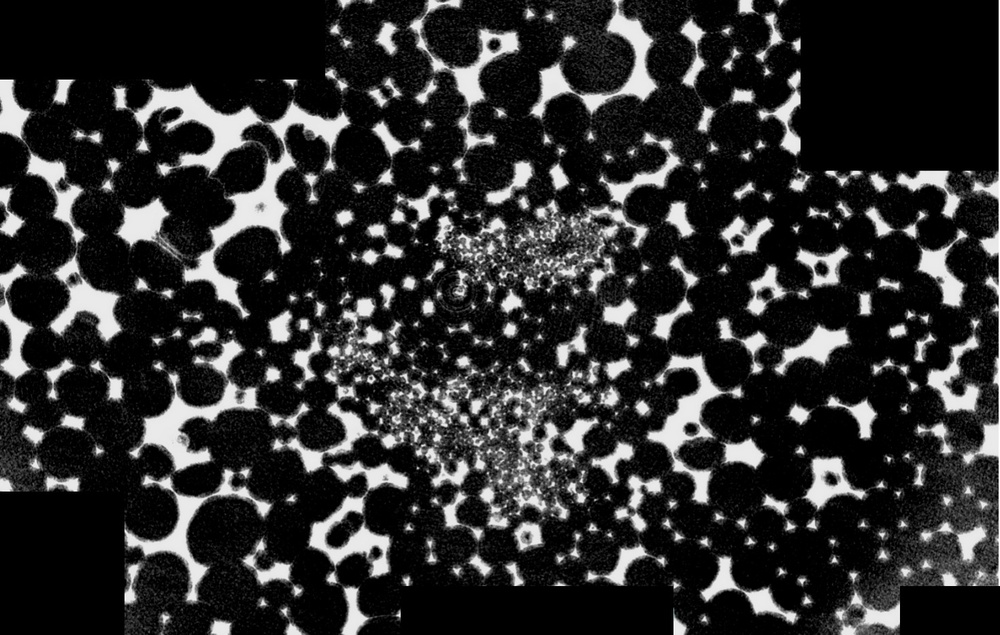
#> input picture XY_Modified_draft/xy009.JPG, 1000 x 635 px, shrunk from 1470 x 934 before the run, found by its file name
$ jupyter execute Method1.ipynb
#> lines starting #> are read from the running program, lines starting #| are printed output that depends on the picture; after the words box and inside, x2 and y2 are one past the last pixel; in counts of white or black regions, pixels touching at a corner belong together
[cell 1]
import cv2
import numpy as np
import matplotlib.pyplot as plt

[cell 2]
image_path = r'XY_Modified\xy009.JPG'  # Cambia a la ruta de tu imagen
image = cv2.imread(image_path, cv2.IMREAD_GRAYSCALE)

[cell 3]
lower_black = 0   # Valor mínimo para el negro
upper_black = 150 # Valor máximo para incluir tonos negros y pálidos
binary_mask = cv2.inRange(image, lower_black, upper_black)
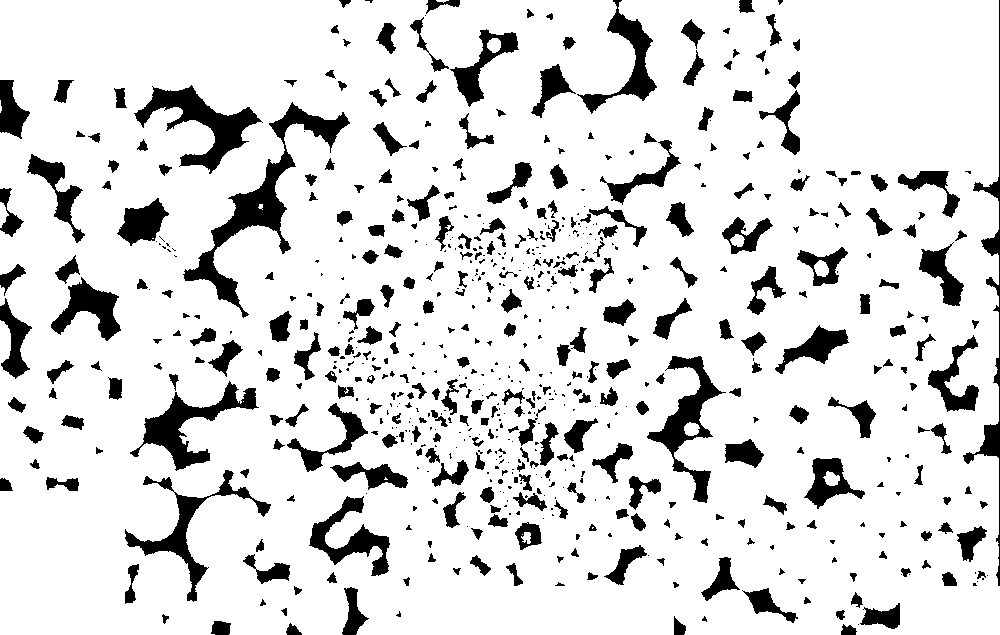
#> binary_mask: shape (635, 1000); 86.2% white; 674 black regions (306 under 20 px), largest, box (x1, y1, x2, y2) and area: (183, 102, 350, 318) 5423, (134, 85, 263, 174) 3599, (130, 381, 259, 471) 3128

[cell 4]
#binary_result = cv2.bitwise_not(binary_mask)
binary_result = binary_mask.copy()  # Las áreas negras permanecen negras (255 en máscara)

[cell 5]
plt.figure(figsize=(12, 12))
plt.imshow(binary_result, cmap='gray')
plt.axis('off')
plt.title("Imagen binaria (negros como negro, claros como blanco)")
plt.show()

[cell 6]
distance_transform = cv2.distanceTransform(binary_result, cv2.DIST_L2, 5)
_, sure_fg = cv2.threshold(distance_transform, 0.05 * distance_transform.max(), 255, 0)
#> sure_fg: shape (635, 1000) float32; 54.6% white; 121 black regions, largest, box (x1, y1, x2, y2) and area: (263, 0, 687, 635) 103914, (108, 79, 356, 324) 20650, (119, 307, 277, 610) 18796
sure_fg = np.uint8(sure_fg)

[cell 7]
# Generar la máscara binaria de las áreas negras
binary_mask = cv2.inRange(image, lower_black, upper_black)

# Asegurar que lo negro sea región de interés y lo blanco sea fondo
binary_result = binary_mask.copy()  # Las áreas negras permanecen negras (255 en máscara)
kernel = cv2.getStructuringElement(cv2.MORPH_ELLIPSE, (3, 3))
eroded_binary_result = cv2.erode(binary_result, kernel, iterations=1)
#> eroded_binary_result: shape (635, 1000); 82% white; 515 black regions (126 under 20 px), largest, box (x1, y1, x2, y2) and area: (182, 101, 351, 319) 6252, (133, 84, 264, 175) 4080, (129, 373, 260, 472) 3751

# Aplicar la transformación de distancia
distance_transform = cv2.distanceTransform(binary_result, cv2.DIST_L2, 5)

# Aplicar un umbral adaptativo sobre la transformada de distancia
_, sure_fg = cv2.threshold(distance_transform, 0.1 * distance_transform.max(), 255, 0)
#> sure_fg: shape (635, 1000) float32; 28.3% white; 178 white regions (23 under 20 px), largest, box (x1, y1, x2, y2) and area: (0, 0, 385, 180) 30145, (788, 0, 986, 171) 28620, (0, 300, 178, 635) 26036
sure_fg = np.uint8(sure_fg)

# Detectar áreas desconocidas
unknown = cv2.subtract(binary_result, sure_fg)

# Etiquetar los componentes conectados (burbujas iniciales)
_, markers = cv2.connectedComponents(sure_fg)
#> markers: shape (635, 1000) int32; 179 distinct labels, from 0 to 178

# Incrementar los marcadores para diferenciar fondo y áreas
markers = markers + 1
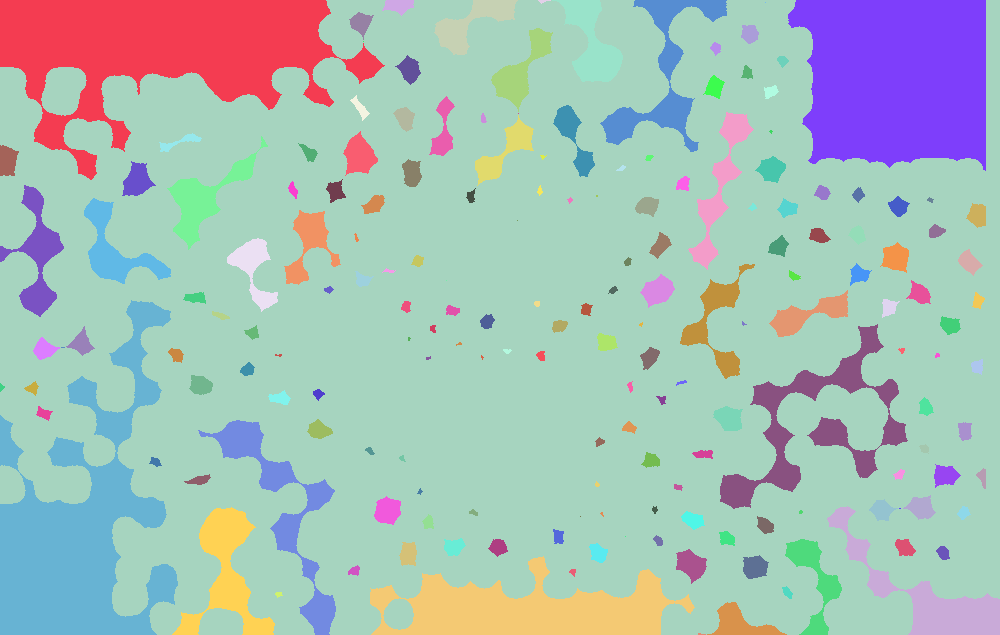
#> markers: shape (635, 1000) int32; 179 distinct labels, from 1 to 179; one colour per label, 0 black

# Marcar las áreas desconocidas como 0
markers[unknown == 255] = 0
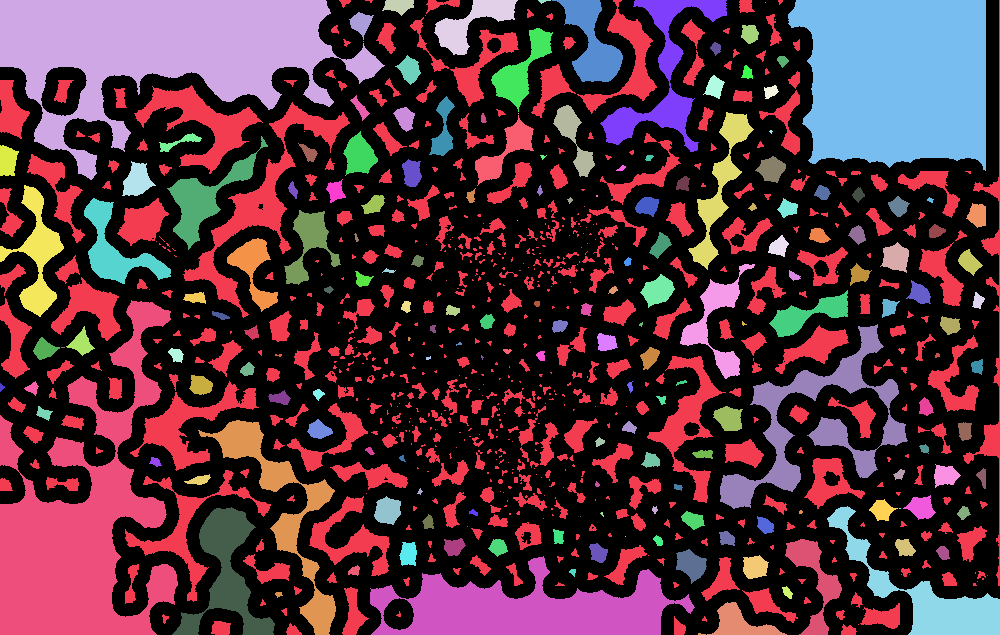
#> markers: shape (635, 1000) int32; 180 distinct labels, from 0 to 179; one colour per label, 0 black

# Aplicar segmentación por marcadores
image_color = cv2.cvtColor(binary_result, cv2.COLOR_GRAY2BGR)
markers = cv2.watershed(image_color, markers)
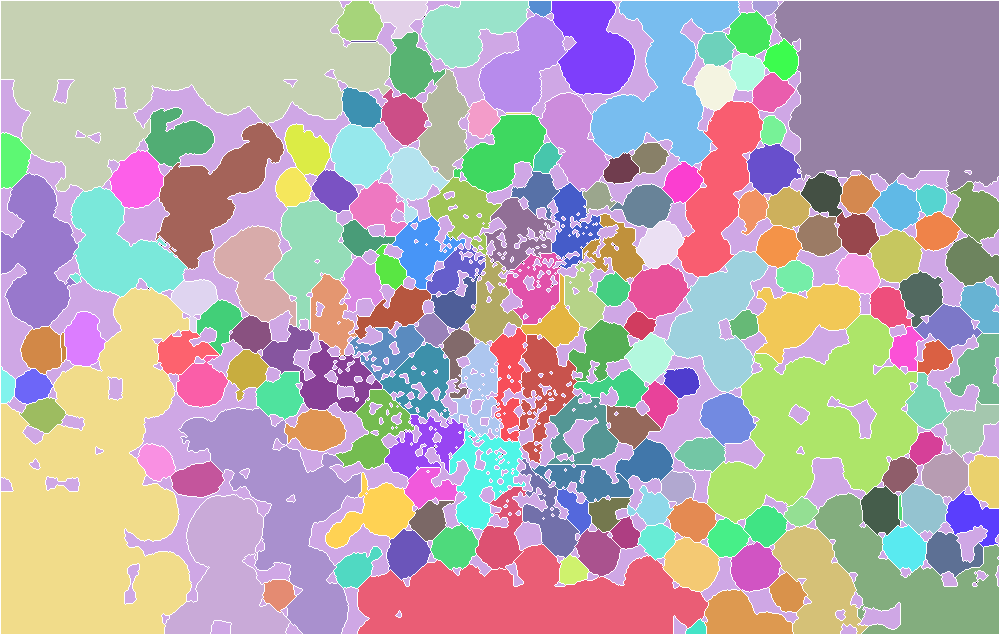
#> markers: shape (635, 1000) int32; 181 distinct labels, from -1 to 179; one colour per label, 0 black, -1 white

# Crear una paleta de colores aleatoria para pintar las burbujas detectadas
np.random.seed(82)
colors = np.random.randint(0, 255, (np.max(markers) + 1, 3), dtype=np.uint8)
#> colors = 180 rows, first 8: [131, 48, 117], [70, 194, 17], [136, 22, 131], [160, 164, 163], [155, 121, 43], [102, 205, 219], [183, 159, 93], [77, 216, 199]
circular_bubbles_count = 0

# Crear la imagen de salida coloreada
colored_result = np.zeros_like(image_color, dtype=np.uint8)
for marker_id in range(2, np.max(markers) + 1):  # Ignorar fondo y áreas desconocidas
    marker_mask = (markers == marker_id).astype(np.uint8)

    # Calcular área y perímetro para métricas geométricas
    area = cv2.countNonZero(marker_mask)
    contours, _ = cv2.findContours(marker_mask, cv2.RETR_EXTERNAL, cv2.CHAIN_APPROX_SIMPLE)
    if len(contours) > 0:
        perimeter = cv2.arcLength(contours[0], True)
        if perimeter > 0:
            circularity = 4 * np.pi * (area / (perimeter ** 2))  # Circularidad
        else:
            circularity = 0

        # Ajuste para elipses (calcular excentricidad)
        if len(contours[0]) >= 4:  # Se necesita al menos 5 puntos para ajustar una elipse
            ellipse = cv2.fitEllipse(contours[0])
            major_axis = max(ellipse[1])  # Eje mayor
            minor_axis = min(ellipse[1])  # Eje menor
            if minor_axis > 0:
                excentricity = minor_axis / major_axis
            else:
                excentricity = 0
        else:
            excentricity = 0

        # Filtrar formas que sean casi circulares o elípticas
        if 0.1 <= circularity <= 1 and 0.2 <= excentricity <= 1.0:  # Ajustar rangos según necesidad
            colored_result[markers == marker_id] = colors[marker_id]
            circular_bubbles_count += 1
#> this loop made 178 passes
#> (area, perimeter, circularity, ellipse, major_axis, minor_axis, excentricity) on passes 1 to 5: (43914, 1353.5, 0.301, ((194.3, 88.9), (161.8, 362.8), 76.98), 362.8, 161.8, 0.446), (1203, 173.3, 0.503, ((380.8, -397.7), (151, 859.5), 177.2), 859.5, 151, 0.176), (4492, 336.1, 0.5, ((469.3, 26.11), (61.1, 113.6), 62.47), 113.6, 61.1, 0.538), (279, 67.46, 0.771, ((539.9, 4.08), (19.79, 24.39), 129.6), 24.39, 19.79, 0.811), (5542, 352.9, 0.559, ((592.7, 49.39), (71.47, 104.8), 160), 104.8, 71.47, 0.682)
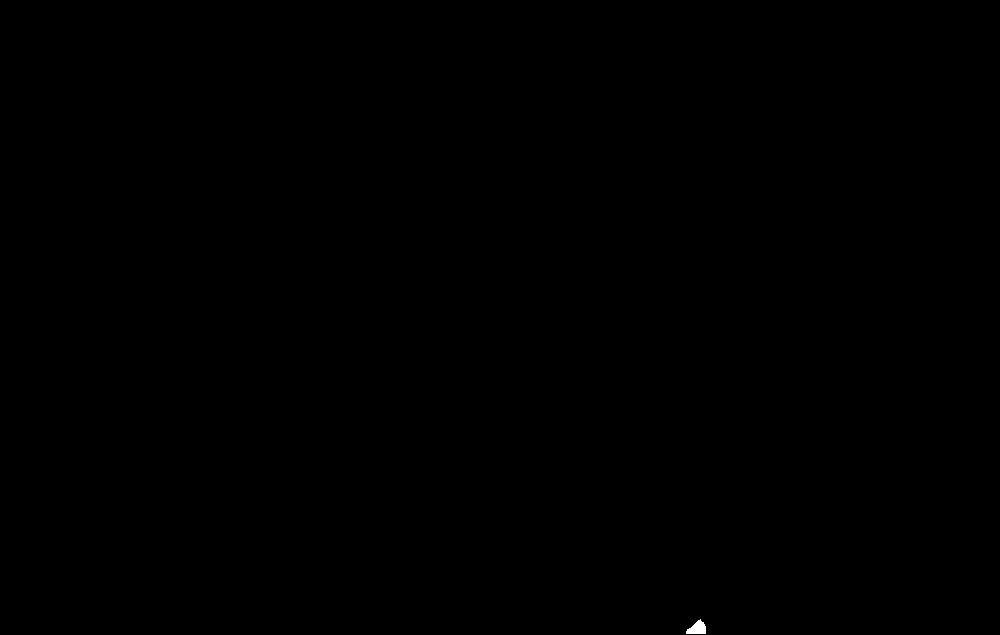
#> marker_mask: shape (635, 1000); values 0 (black) and 1 (white), 0.03% white; 1 white region, box (x1, y1, x2, y2) and area: (686, 619, 706, 634) 193

# Mostrar el resultado con las burbujas divididas
plt.figure(figsize=(12, 12))
plt.imshow(cv2.cvtColor(colored_result, cv2.COLOR_BGR2RGB))
plt.axis('off')
plt.title(f"Burbujas negras detectadas y divididas,  {circular_bubbles_count}")
plt.show()

[cell 8]
# Colorear solo las áreas negras detectadas
colored_result = np.zeros_like(image_color, dtype=np.uint8)
for marker_id in range(2, np.max(markers) + 1):  # Ignorar fondo y áreas desconocidas
    colored_result[markers == marker_id] = colors[marker_id]

# Mostrar el resultado con las burbujas negras segmentadas y coloreadas
plt.figure(figsize=(12, 12))
plt.imshow(cv2.cvtColor(colored_result, cv2.COLOR_BGR2RGB))
plt.axis('off')
plt.title(f"Burbujas negras detectadas")
plt.show()
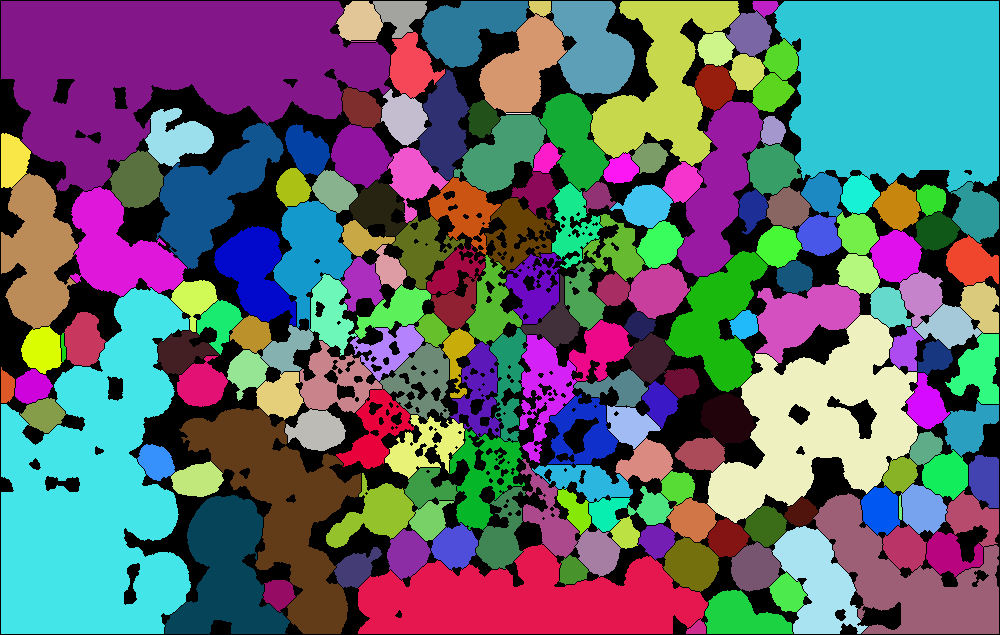
#> shown: shape (635, 1000, 3); mean R, G, B 97.7, 102.8, 111.6

[cell 9]
import cv2
import numpy as np
import matplotlib.pyplot as plt

image = cv2.imread(image_path, cv2.THRESH_BINARY)

# Generar la máscara binaria de las áreas negras
binary_mask = cv2.inRange(image, lower_black, upper_black)

# Encontrar contornos en la máscara binaria
contours, _ = cv2.findContours(binary_mask, cv2.RETR_EXTERNAL, cv2.CHAIN_APPROX_SIMPLE)

# Cargar la imagen original para superponer las detecciones
image_color = cv2.imread(image_path)
#> image_color is the input picture: shape (635, 1000, 3); mean B, G, R 47, 47, 47

# Lista para almacenar círculos detectados
detected_circles = []

# Iterar sobre los contornos para filtrar los casi-círculos
for contour in contours:
    # Calcular el área y el perímetro del contorno
    area = cv2.contourArea(contour)
    perimeter = cv2.arcLength(contour, True)

    # Evitar divisiones por cero y contornos muy pequeños
    if perimeter == 0 or area < 50:
        continue

    # Calcular la circularidad
    circularity = 4 * np.pi * (area / (perimeter ** 2))

    # Filtrar formas con circularidad aproximada (0.7 a 1.2)
    if 0.7 <= circularity <= 1.2:
        # Dibujar el contorno en la imagen original
        cv2.drawContours(image_color, [contour], -1, (0, 255, 0), 2)

        # Calcular el centro y el radio aproximado del círculo
        (x, y), radius = cv2.minEnclosingCircle(contour)
        detected_circles.append((int(x), int(y), int(radius)))

        # Dibujar el círculo aproximado
        cv2.circle(image_color, (int(x), int(y)), int(radius), (255, 0, 0), 2)
#> this loop made 4 passes

# Mostrar el resultado
plt.figure(figsize=(12, 12))
plt.imshow(cv2.cvtColor(image_color, cv2.COLOR_BGR2RGB))
plt.axis('off')
plt.title(f'Casi-círculos detectados: {len(detected_circles)}')
plt.show()
